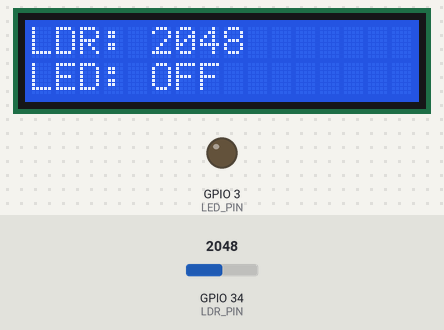
Simulated run of this sketch. Board: ESP32. On the bench: 16×2 character LCD, output pins drawn as LEDs (lit = HIGH). Inputs (shaded band) come from the test bench; at power-on: GPIO 34 (LDR_PIN) = 2048.

Above: at 3.2 s.
3.3 s: GPIO 34 (LDR_PIN) set to 2866
At 6.0 s:
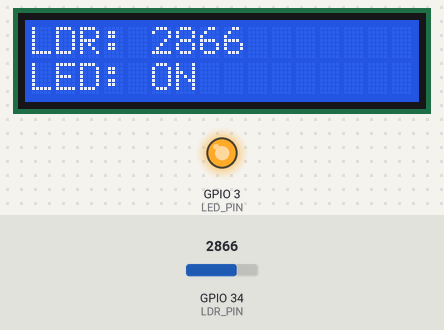
6.4 s: GPIO 34 (LDR_PIN) set to 3603
At 7.9 s:
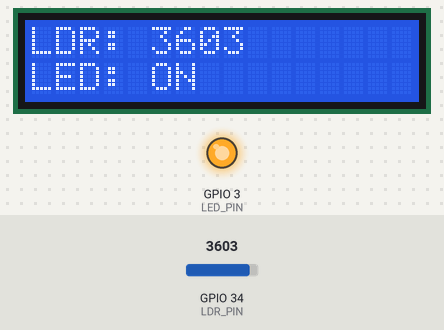
8.2 s: GPIO 34 (LDR_PIN) set to 4095
At 8.9 s:
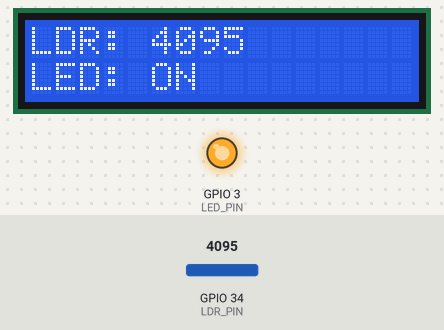
Timing chart, 0 to 17.1 s (numbered marks = the images above; inputs shaded):
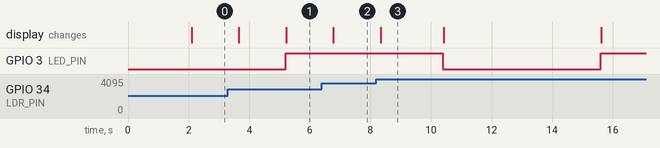

The sketch:

led-ldr.ino
```cpp
// Định nghĩa chân cho LDR và LED
#define LDR_PIN 34      // D34 dùng để đọc giá trị analog từ quang trở
#define LED_PIN 3       // Sử dụng RX0 (GPIO3) cho LED

#include <Wire.h>
#include <LiquidCrystal_I2C.h>

// Khởi tạo LCD I2C với địa chỉ 0x27, 16 cột x 2 hàng
LiquidCrystal_I2C lcd(0x27, 16, 2);

// Các biến để quản lý thời gian chuyển LED
unsigned long previousToggle = 0;
const long toggleInterval = 5000; // 5000 ms = 5 giây
bool ledState = false;

void setup() {
  // Cấu hình chân LED làm OUTPUT
  pinMode(LED_PIN, OUTPUT);
  digitalWrite(LED_PIN, LOW); // LED tắt ban đầu

  // Khởi tạo LCD
  lcd.begin();
  lcd.backlight();
  lcd.clear();
  lcd.setCursor(0, 0);
  lcd.print("LDR & LED Test");
  delay(2000);
}

void loop() {
  // Sử dụng millis() để chuyển trạng thái LED mỗi 5 giây
  unsigned long currentMillis = millis();
  if (currentMillis - previousToggle >= toggleInterval) {
    previousToggle = currentMillis;
    ledState = !ledState;
    digitalWrite(LED_PIN, ledState ? HIGH : LOW);
  }

  // Đọc giá trị từ quang trở
  int ldrValue = analogRead(LDR_PIN);

  // Cập nhật giá trị lên LCD
  lcd.clear();
  lcd.setCursor(0, 0);
  lcd.print("LDR: ");
  lcd.print(ldrValue);

  lcd.setCursor(0, 1);
  lcd.print("LED: ");
  lcd.print(ledState ? "ON" : "OFF");

  delay(500);  // Cập nhật mỗi 500ms
}
```

Measured:
- after the input at 3.3 s, the display: first changes after 0.36 s (image 1 shows a later state)
- after the input at 6.4 s, the display: changes after 0.38 s (image 2)
- after the input at 8.2 s, the display: changes after 0.14 s (image 3)
- what the display in image 3 shows lasts 2.1 s, from 8.3 s to 10.4 s
